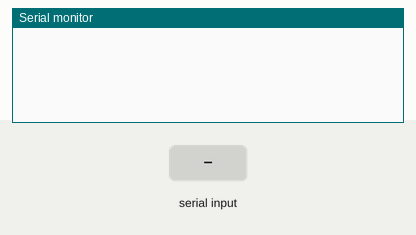
A sketch run on a simulated Arduino Uno, built with avr-gcc and run on an emulated ATmega328P. Parts: the last lines printed to the serial monitor. The inputs (shaded band) are chosen by the test bench.

Above: at 1.2 s.
1.3 s: "i" received over the second serial link
At 2.0 s:
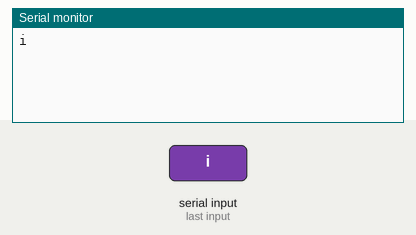
2.8 s: "1" received over the second serial link
At 3.1 s:
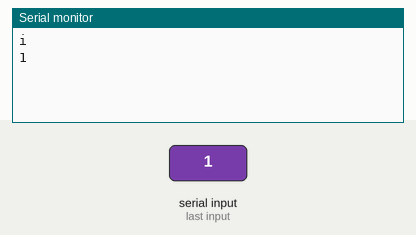

Measured:
- after the input at 1.3 s, the serial monitor: prints a new line at once (image 1)
- after the input at 2.8 s, the serial monitor: prints a new line at once (image 2)

The sketch:

GSM.ino
```cpp
#include <SoftwareSerial.h>

String value;
SoftwareSerial ss(7, 8); // RX, TX
void setup()
{
  Serial.begin(9600);
  ss.begin(9600);
}

void loop()
{
char value1 = 'e';
  if(Serial.available() > 0)
{
value = Serial.readString();
delay(5);
ss.println(value);
}
  int c;
  String v;
  while (ss.available()) {  //сохраняем входную строку в переменную v
    c = ss.read();
    v += char(c);
    delay(10);
    value1 = 'i';
  }
  if(value1 == 'i'){
  Serial.println(v);
  }
}
```
